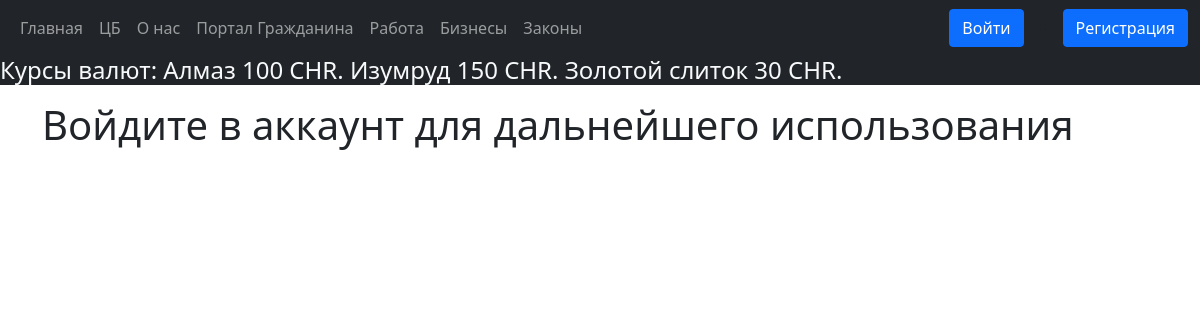
The app's page /send/ with its own data.
### bank/models.py (models this page shows, shortened)
class ExchangeRate(models.Model):
    resource = models.CharField(max_length=100)
    rate = models.IntegerField(default=1)
    last_update = models.DateTimeField(default=timezone.now)

### bank/views.py (the view, shortened to what this page needs)
# urls.py: path('send/', views.send, name='send'),
def send(request):
    works = True
    bank_account = ''
    not_enough_money = False
    try:
        bank_account = BankAccount.objects.filter(user_id=request.user.id).get(account_type='personal')
        has_bank = True
    except:
        has_bank = False
    form = SendMoney(request.POST or None)
    send_dict = {
        'has_bank': has_bank,
        'bank_account': bank_account,
        'form': form,
        'works': works,
        'not_enough_money': not_enough_money,
        "exchange_rates": ExchangeRate.objects.all(),
    }
    return render(request, 'bank/send.html', context=send_dict)

### bank/templates/bank/send.html (shortened to what this page needs)
<!DOCTYPE html>
{% extends 'bank/base.html' %}
{% block extra_nav %}
    <h4 class="bg-dark text-light"><marquee>Курсы валют: {% for exchange_rate in exchange_rates %} {{ exchange_rate.resource }} {{ exchange_rate.rate }} CHR.{% endfor %}</marquee></h4>
{% endblock %}

### records on screen
ExchangeRate: resource "Алмаз", rate "100"
ExchangeRate: resource "Изумруд", rate "150"
ExchangeRate: resource "Золотой слиток", rate "30"
